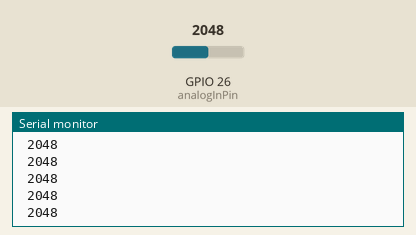
Simulated run of this sketch. Board: ESP32. On the bench: the last lines printed to the serial monitor. The test bench sets the inputs (shaded band); at power-on: GPIO 26 (analogInPin) = 2048.

Above: at 1.2 s.
1.3 s: GPIO 26 (analogInPin) set to 2866
At 1.32 s:
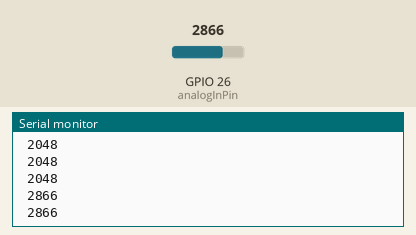
2.8 s: GPIO 26 (analogInPin) set to 3603
At 2.82 s:
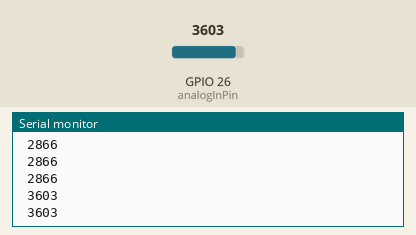
Timing chart, 0 to 5.8 s (numbered marks = the images above; inputs shaded):
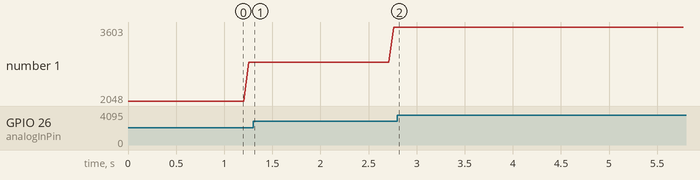

Measured:
- after the input at 1.3 s, the serial monitor: prints a new line at once (image 1)
- after the input at 2.8 s, the serial monitor: prints a new line at once (image 2)
- plotted number 1: 2866 → 3603 after the input at 1.3 s

The sketch:

EMG_analogread.ino
```cpp
const  int  analogInPin = 26;//  analog  pin A0 , GPIO 26
int  sensorValue = 0;// value we want to plot

void  setup() {
  Serial.begin (9600);//    bits  per  second

}

void  loop() {

  sensorValue = analogRead(analogInPin);// read  the  analog  input
  Serial.println(sensorValue);// print  out the  value
  Serial.print(" ");
  delay (50);
}
```
